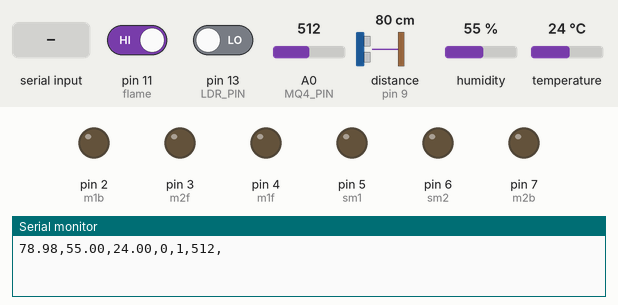
Recording of a sketch running on a simulated Arduino Uno, built with avr-gcc and run on an emulated ATmega328P. Parts: output pins drawn as LEDs (lit = HIGH), the last lines printed to the serial monitor. Wiring (inferred from the names in the program): ultrasonic range finder: trigger pin 8; echo pin 9. Inputs (shaded band) come from the test bench; at power-on: pin 11 (flame) HIGH, pin 13 (LDR_PIN) LOW, A0 (MQ4_PIN) = 512, distance to the obstacle (sensor on pin 9) 80 cm, humidity 55 %, temperature 24 °C. The echo pulse lasts 58.3 µs per cm; pins used as bus, display or sensor lines are not drawn.

Above: at 1.2 s.
1.3 s: "B" received over Serial
At 2.5 s:
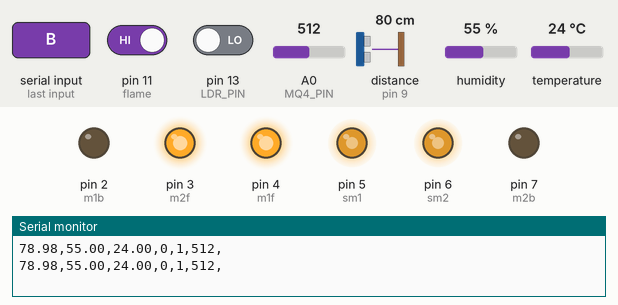
2.8 s: "F" received over Serial
At 3.8 s:
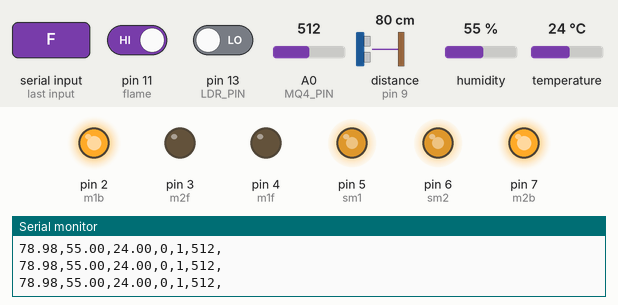
4.3 s: "R" received over Serial
At 5.0 s:
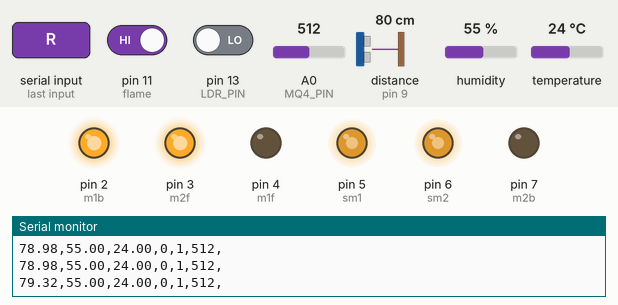
5.8 s: "L" received over Serial
At 6.1 s:
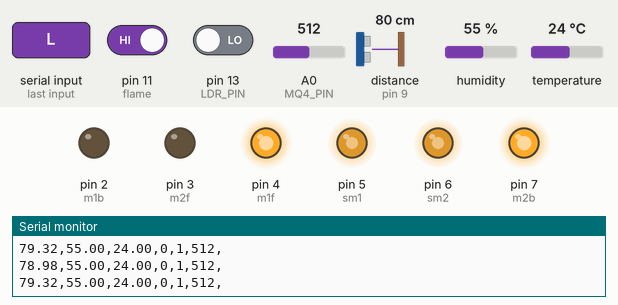
Timing chart, 0 to 8.3 s (numbered marks = the images above; inputs shaded):
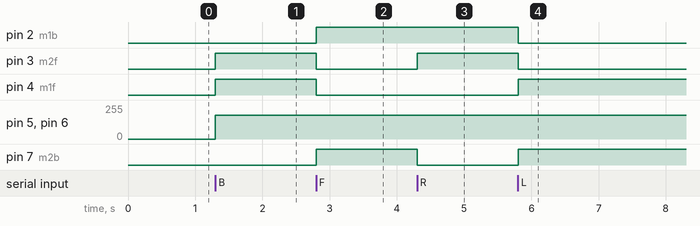

Measured:
- after the input at 1.3 s, pin 3 (m2f), pin 4 (m1f): LOW → HIGH at once; pin 5 (sm1), pin 6 (sm2): 0/255 → 180/255 at once
- after the input at 2.8 s, pin 2 (m1b), pin 7 (m2b): LOW → HIGH at once; pin 3 (m2f), pin 4 (m1f): HIGH → LOW at once
- after the input at 4.3 s, pin 3 (m2f): LOW → HIGH at once; pin 7 (m2b): HIGH → LOW at once
- after the input at 5.8 s, pin 2 (m1b), pin 3 (m2f): HIGH → LOW at once; pin 4 (m1f), pin 7 (m2b): LOW → HIGH at once

The sketch:

MoveSync.ino
```cpp
#include <DHT.h>
#include <DHT_U.h>

#define m1b 2
#define m1f 4
#define m2b 7
#define m2f 3
#define sm1 5
#define sm2 6
#define TRIG 8
#define ECHO 9
#define DHTPIN 10
#define DHTTYPE DHT11
#define LDR_PIN  13
#define flame  11
#define MQ4_PIN A0


char command;
DHT dht(DHTPIN, DHTTYPE);
unsigned long sensorLastTime = 0;
int flameValue;

//Ultra
float getDistance() {
  digitalWrite(TRIG, LOW);
  delayMicroseconds(2);
  digitalWrite(TRIG, HIGH);
  delayMicroseconds(10);
  digitalWrite(TRIG, LOW);
  long duration = pulseIn(ECHO, HIGH);
  return (duration * 0.034) / 2;
}


//Sensors
void updateSensors() {
  unsigned long currentTime = millis();
  if (currentTime - sensorLastTime >= 1000) {
    sensorLastTime = currentTime;

    //Distance
    float distance = getDistance();
    Serial.print(distance);
    Serial.print(",");

    //DHT11
    float humidity = dht.readHumidity();
    float temperature = dht.readTemperature();
    if (!isnan(humidity) && !isnan(temperature)) {
      Serial.print(humidity);
      Serial.print(",");
      Serial.print(temperature);
      Serial.print(",");
    }

    //LDR
    int ldrState = digitalRead(LDR_PIN);
    Serial.print(ldrState);
    Serial.print(",");

    //flame
    flameValue = digitalRead(flame);
    Serial.print(flameValue);
    Serial.print(",");

    // MQ-4
    int mq4Value = analogRead(MQ4_PIN);
    Serial.print(mq4Value);
    Serial.println(",");
  }
}

void setup() {
  pinMode(m1b, OUTPUT);
  pinMode(m1f, OUTPUT);
  pinMode(m2b, OUTPUT);
  pinMode(m2f, OUTPUT);
  pinMode(sm1, OUTPUT);
  pinMode(sm2, OUTPUT);
  pinMode(TRIG, OUTPUT);
  pinMode(ECHO, INPUT);

  Serial.begin(9600);
  dht.begin();
}

void loop() {
    if (Serial.available()) {
        command = Serial.read();
        handleCommand(command);
    }


    updateSensors();
}


void handleCommand(char cmd) {
    if (cmd == 'B') {
        digitalWrite(m1b, LOW);
        digitalWrite(m1f, HIGH);
        digitalWrite(m2b, LOW);
        digitalWrite(m2f, HIGH);
        analogWrite(sm1, 180);
        analogWrite(sm2, 180);
    } else if (cmd == 'F') {
        digitalWrite(m1b, HIGH);
        digitalWrite(m1f, LOW);
        digitalWrite(m2b, HIGH);
        digitalWrite(m2f, LOW);
        analogWrite(sm1, 180);
        analogWrite(sm2, 180);
    } else if (cmd == 'R') {
        digitalWrite(m1b, HIGH);
        digitalWrite(m1f, LOW);
        digitalWrite(m2b, LOW);
        digitalWrite(m2f, HIGH);
        analogWrite(sm1, 180);
        analogWrite(sm2, 180);
    } else if (cmd == 'L') {
        digitalWrite(m1b, LOW);
        digitalWrite(m1f, HIGH);
        digitalWrite(m2b, HIGH);
        digitalWrite(m2f, LOW);
        analogWrite(sm1, 180);
        analogWrite(sm2, 180);
    } else if (cmd == 'S') {
        digitalWrite(m1b, LOW);
        digitalWrite(m1f, LOW);
        digitalWrite(m2b, LOW);
        digitalWrite(m2f, LOW);
        analogWrite(sm1, 0);
        analogWrite(sm2, 0);
    }
}
```
